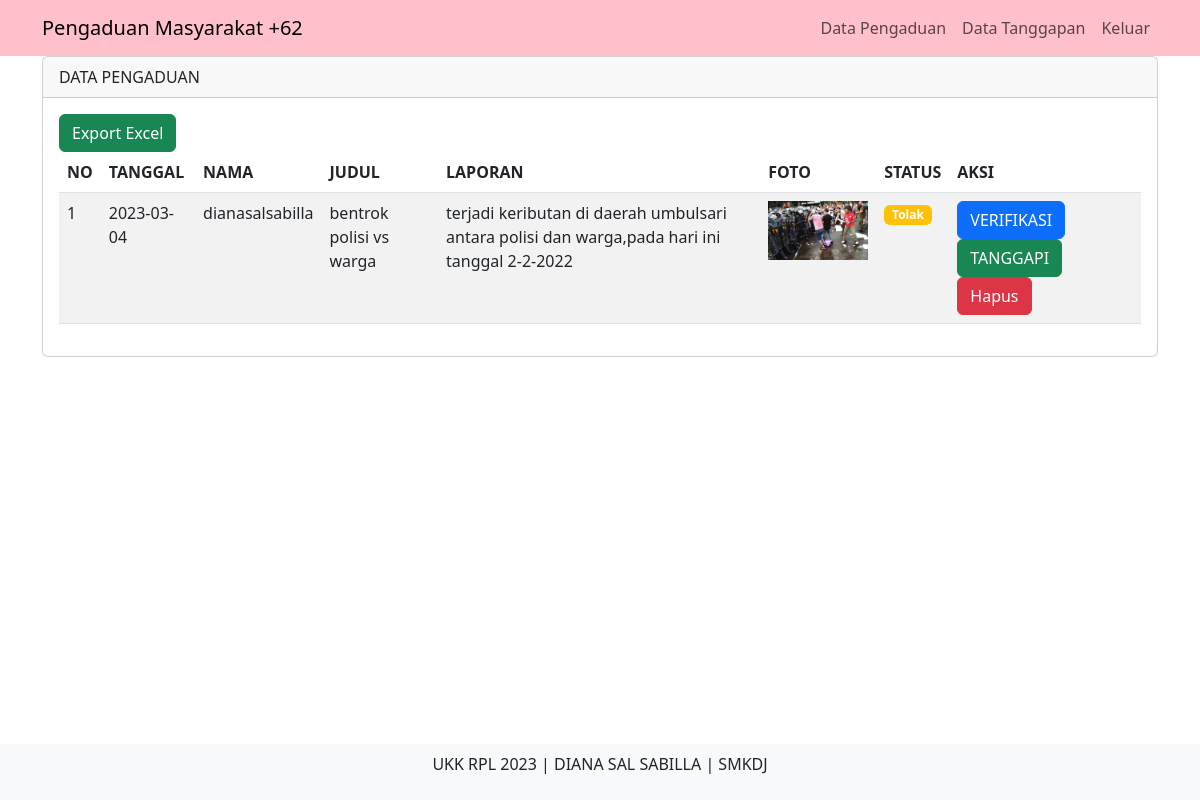
Page /admin/index.php?page=pengaduan (signed in) on the committed database.
### tables this page shows
CREATE TABLE `pengaduan` (
  `id_pengaduan` int(11) NOT NULL,
  `tgl_pengaduan` date NOT NULL,
  `nik` char(16) NOT NULL,
  `judul_laporan` varchar(128) NOT NULL,
  `isi_laporan` text NOT NULL,
  `foto` varchar(255) NOT NULL,
  `status` enum('0','proses','selesai','tolak') NOT NULL
);

CREATE TABLE `masyarakat` (
  `nik` char(16) NOT NULL,
  `nama` varchar(35) NOT NULL,
  `username` varchar(25) NOT NULL,
  `password` varchar(64) NOT NULL,
  `telp` varchar(13) NOT NULL
);

### admin/data_pengaduan.php (the view, shortened to what this page needs)
<div class="container">
    <div class="row">
        <div class="col-md-12" mt-3>
            <div class="card">
                <div class="card-header">
                DATA PENGADUAN
                </div>
                <div class="card-body">
                <a href="export_tanggapan.php" class="btn btn-success" target="_blank">Export Excel</a>
                    <table class="table table-striped">
                        <thead>
                             <tr>
                                <th>NO</th>
                                <th>TANGGAL</th>
                                <th>NAMA</th>
                                <th>JUDUL</th>
                                <th>LAPORAN</th>
                                <th>FOTO</th>
                                <th>STATUS</th>
                                <th>AKSI</th>
                            </tr>
                         <thead>
                        <tbody>
                        <?php
                        include '../config/koneksi.php';
                        $no = 1;
                        $query = mysqli_query($koneksi, "SELECT a.*,b.* FROM pengaduan a INNER JOIN masyarakat b ON a.nik=b.nik ORDER BY id_pengaduan DESC");
                        while($data = mysqli_fetch_array($query)) { ?>
                        <tr>
                            <td><?php echo $no++; ?></td>
                            <td><?php echo $data['tgl_pengaduan'] ?></td>
                            <td><?php echo $data['nama'] ?></td>
                            <td><?php echo $data['judul_laporan'] ?></td>
                            <td><?php echo $data['isi_laporan'] ?></td>
                            <td><img src="../assets/img/<?php echo $data['foto'] ?>" width="100"></td>
                            <td>
                            <?php
                                    if ($data['status'] == 'proses') {
                                        echo "<span class='badge bg-warning'>Proses</span>";
                                    } else if ($data['status'] == 'selesai') {
                                        echo "<span class='badge bg-success'>Selesai</span>";
                                    } else if ($data['status'] == 'tolak') {
                                        echo "<span class='badge bg-warning'>Tolak</span>";
                                    } else {
                                        echo "<span class='badge bg-danger'>Menunggu</span>";
                                    }
                            ?>
                            </td>
                            <td>
                                <a href="" class="btn btn-primary" data-bs-toggle="modal" data-bs-target="#verifikasi<?php echo $data['id_pengaduan'] ?> ">VERIFIKASI</a>
                                <button type="button" class="btn btn-success" data-bs-toggle="modal" data-bs-target="#tanggapi<?php echo $data['id_pengaduan'] ?>" >TANGGAPI</button>
                               <a href="" class="btn btn-danger" data-bs-toggle="modal" data-bs-target="#hapus<?php echo $data['id_pengaduan'] ?>" >Hapus</a>
                            </td>
                        </tr>
                        <?php } ?>
                         </tbody>
                    </table>
                </div>
            </div>
        </div>
    </div>
</div>

### layouts/header.php (shortened to what this page needs)
<!DOCTYPE html>
<html>
<head>
    <link rel="stylesheet" type="text/css" href="../assets/css/bootstrap.min.css">
</head>
<body>
<nav class="navbar navbar-expand-lg" style="background-color: pink;">
  <div class="container">
    <a class="navbar-brand" href="index.php">Pengaduan Masyarakat +62</a>
    <div class="collapse navbar-collapse justify-content-end" id="navbarNav">
      <ul class="navbar-nav">
          <?php
          if ($_SESSION['login']=='admin') {   ?>
          <a class="nav-link" href="index.php?page=pengaduan">Data Pengaduan</a>
          <a class="nav-link" href="index.php?page=tanggapan">Data Tanggapan</a>
          <a class="nav-link" href="index.php?page=masyarakat">Data Masyarakat</a>
          <a class="nav-link" href="index.php?page=petugas">Data Petugas</a>
          <a class="nav-link" href="../config/aksi_logout.php">Keluar</a>
          <?php  } else if ($_SESSION['login']=='petugas') {  ?>
          <a class="nav-link" href="index.php?page=pengaduan">Data Pengaduan</a>
          <a class="nav-link" href="index.php?page=tanggapan">Data Tanggapan</a>
          <a class="nav-link" href="../config/aksi_logout.php">Keluar</a>
          <?php  } else if ($_SESSION['login']=='masyarakat') {  ?>
            <a class="nav-link" href="../config/aksi_logout.php">Keluar</a>
          <?php  } else { ?>
            <a class="nav-link" href="index.php?page=registrasi">Daftar Akun</a>
            <a class="nav-link" href="index.php?page=login">Login</a>
          <?php  } ?>
      </ul>
    </div>
  </div>
</nav>

### admin/index.php (shortened to what this page needs)
<?php
include '../layouts/header.php';
if (isset($_GET['page'])) {
    $page= $_GET['page'];
    switch ($page) {
        case 'pengaduan':
            include 'data_pengaduan.php';
            break;
    }
} else {
    include 'home.php';
}
include '../layouts/footer.php';
?>

### layouts/footer.php (shortened to what this page needs)
<footer class="footer py-2 bg-light fixed-bottom">
    <div class="container">
        <p class="text-center">UKK RPL 2023 | DIANA SAL SABILLA | SMKDJ </p>
    </div>
</footer>
</body>
</html>

### rows in the picture
pengaduan: tgl_pengaduan "2023-03-04", nik.nama "dianasalsabilla", judul_laporan "bentrok polisi vs warga", isi_laporan "terjadi keributan di daerah umbulsari antara polisi dan warga,pada hari ini tanggal 2-2-2022", foto (picture), status "Tolak"
